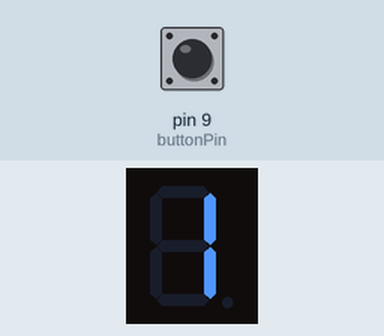
Bench run of a sketch on a simulated Arduino Uno, built with avr-gcc and run on an emulated ATmega328P. On the bench: 1-digit seven-segment display. Wiring (inferred from the names in the program): 1-digit 7-segment display, segments lit when HIGH: segments pin 2, pin 3, pin 4, pin 5, pin 6, pin 7, pin 8. The inputs (shaded band) are chosen by the test bench; at power-on: pin 9 (buttonPin) LOW. The segment pins are drawn as the display they are named for.

Above: at 1.2 s.
1.3 s: pin 9 (buttonPin) pulled HIGH for 0.15 s
At 2.5 s:
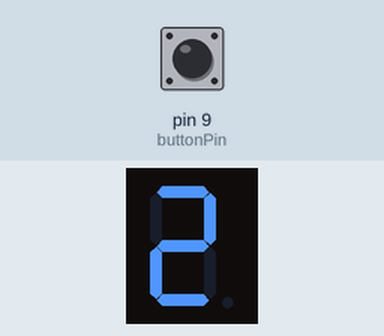
3.0 s: pin 9 (buttonPin) pulled HIGH for 1 s
At 3.8 s:
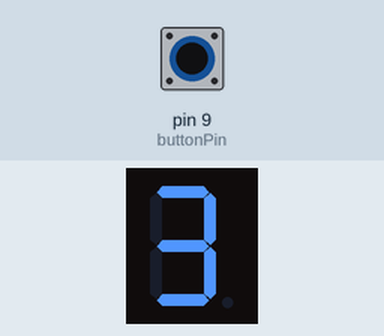
5.5 s: pin 9 (buttonPin) pulled HIGH for 0.15 s
At 6.9 s:
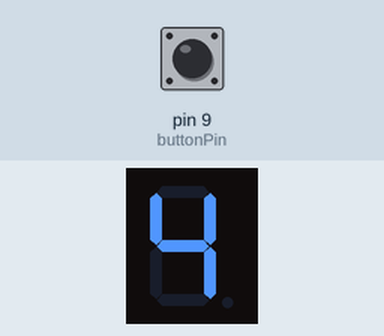
7.2 s: pin 9 (buttonPin) pulled HIGH for 1 s
At 8.2 s:
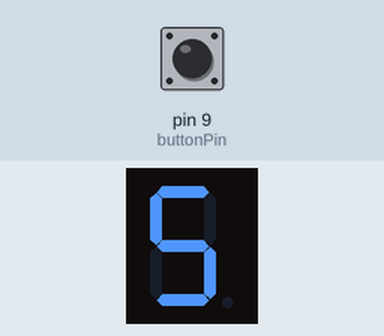
9.7 s: pin 9 (buttonPin) pulsed HIGH 5 times (0.12 s each, 0.3 s apart)
At 12.2 s:
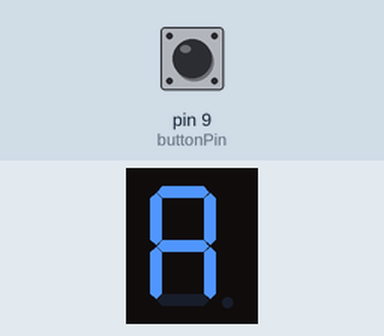
12.7 s: pin 9 (buttonPin) pulled HIGH for 3.2 s
At 13.6 s:
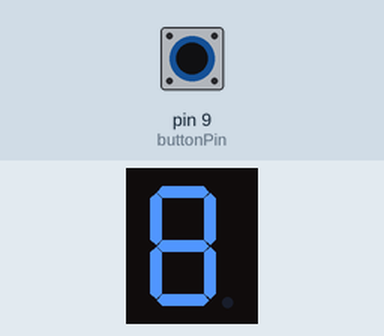
Timing chart, 0 to 15.7 s (numbered marks = the images above; inputs shaded):
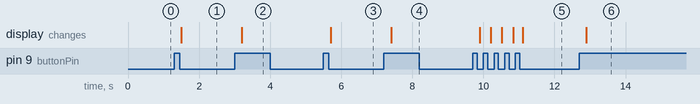

The sketch:

main.ino
```cpp
int segA = 2;
int segB = 3;
int segC = 4;
int segD = 5;
int segE = 6;
int segF = 7;
int segG = 8;
int buttonPin = 9;
int counter = 1;
bool buttonState = LOW;

void setup() {

  pinMode(segA, OUTPUT);
  pinMode(segB, OUTPUT);
  pinMode(segC, OUTPUT);
  pinMode(segD, OUTPUT);
  pinMode(segE, OUTPUT);
  pinMode(segF, OUTPUT);
  pinMode(segG, OUTPUT);
  pinMode(buttonPin, INPUT);
  displayNumber(counter);
}

void loop() {
  if (digitalRead(buttonPin) == HIGH) {
    delay(200);
    counter++;
    if (counter > 15) {
      counter = 1;
    }
    displayNumber(counter);
    while(digitalRead(buttonPin) == HIGH);
  }
}

void displayNumber(int num) {

  switch(num) {
    case 1: displaySegments(LOW, HIGH, HIGH, LOW, LOW, LOW, LOW); break;
    case 2: displaySegments(HIGH, HIGH, LOW, HIGH, HIGH, LOW, HIGH); break;
    case 3: displaySegments(HIGH, HIGH, HIGH, HIGH, LOW, LOW, HIGH); break;
    case 4: displaySegments(LOW, HIGH, HIGH, LOW, LOW, HIGH, HIGH); break;
    case 5: displaySegments(HIGH, LOW, HIGH, HIGH, LOW, HIGH, HIGH); break;
    case 6: displaySegments(HIGH, LOW, HIGH, HIGH, HIGH, HIGH, HIGH); break;
    case 7: displaySegments(HIGH, HIGH, HIGH, LOW, LOW, LOW, LOW); break;
    case 8: displaySegments(HIGH, HIGH, HIGH, HIGH, HIGH, HIGH, HIGH); break;
    case 9: displaySegments(HIGH, HIGH, HIGH, HIGH, LOW, HIGH, HIGH); break;
    // EN ÜST , SAĞ ÜST , SAĞ ALT , EN ALT , SOL ALT , SOL ÜST , ORTA //
    case 10: displaySegments(HIGH, HIGH, HIGH, LOW, HIGH, HIGH, HIGH); break;
    case 11: displaySegments(HIGH, HIGH, HIGH, HIGH, HIGH, HIGH, HIGH); break;
    case 12: displaySegments(HIGH, LOW, LOW, HIGH, HIGH, HIGH, LOW); break;
    case 13: displaySegments(HIGH, HIGH, HIGH, HIGH, HIGH, HIGH, LOW); break;
    case 14: displaySegments(HIGH, LOW, LOW, HIGH, HIGH, HIGH, HIGH); break;
    case 15: displaySegments(HIGH, LOW, LOW, LOW, HIGH, HIGH, HIGH); break;

  }
}


void displaySegments(bool a, bool b, bool c, bool d, bool e, bool f, bool g) {
  digitalWrite(segA, a);
  digitalWrite(segB, b);
  digitalWrite(segC, c);
  digitalWrite(segD, d);
  digitalWrite(segE, e);
  digitalWrite(segF, f);
  digitalWrite(segG, g);
}
```

Measured:
- after the input at 1.3 s, the display: changes after 0.20 s (image 1)
- after the input at 3.0 s, the display: changes after 0.20 s (image 2)
- after the input at 5.5 s, the display: changes after 0.20 s (image 3)
- after the input at 7.2 s, the display: changes after 0.20 s (image 4)
- after the input at 9.7 s, the display: first changes after 0.20 s (image 5 shows a later state)
- after the input at 12.7 s, the display: changes after 0.20 s (image 6)
